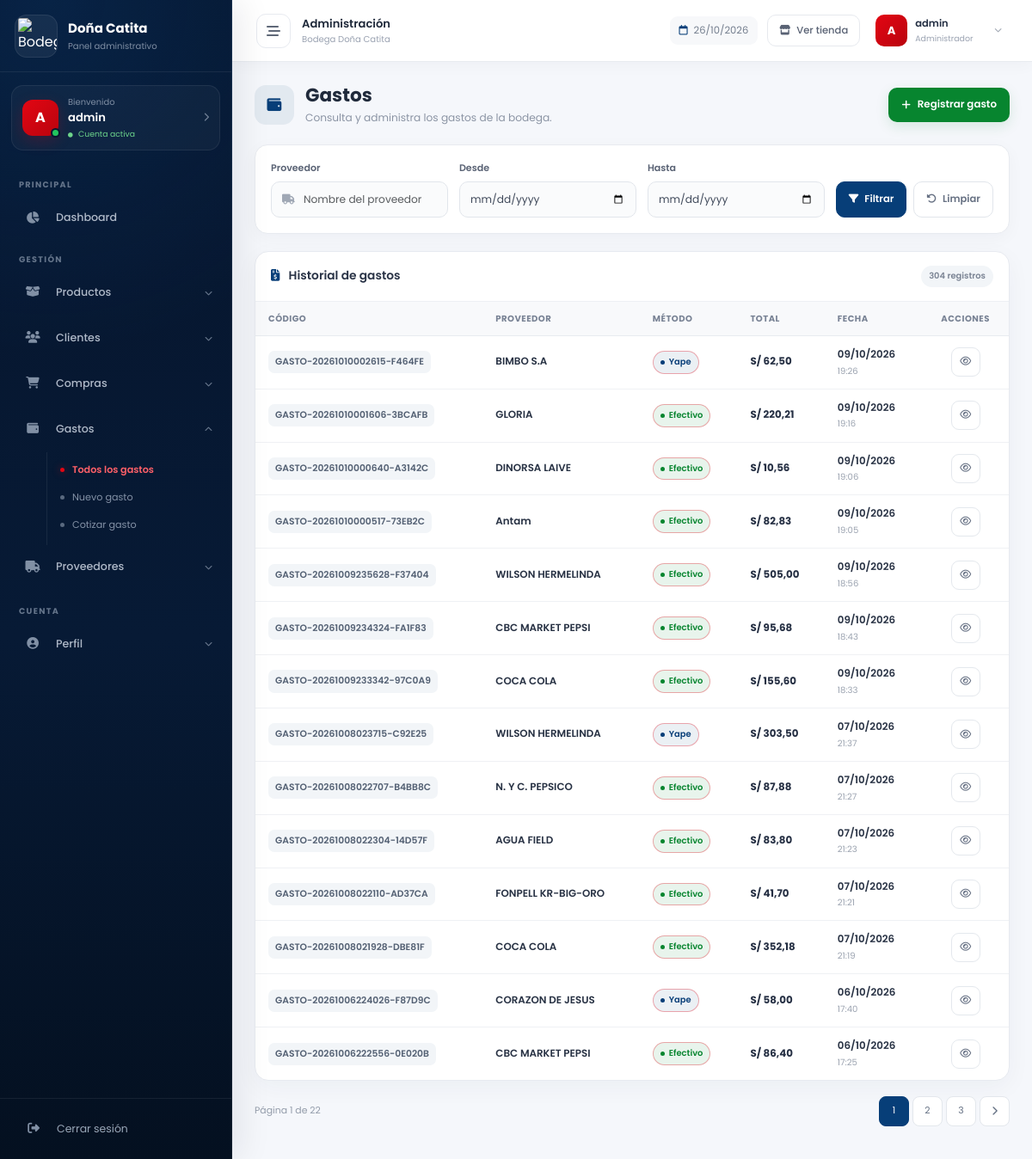
Before: /gastos/lista-gastos/ (signed in) with the older database file.
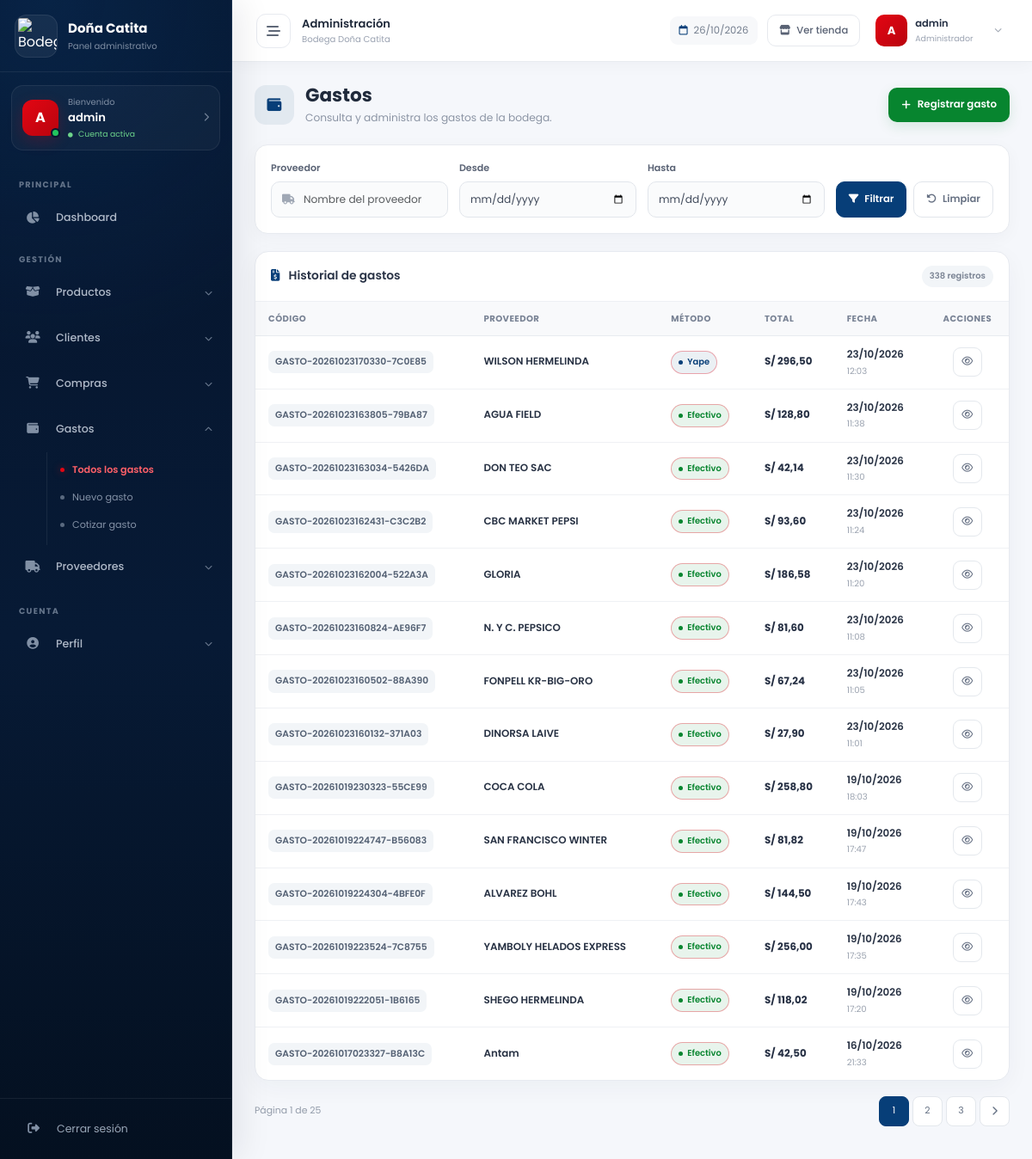
After: the same page with the newer database file.
### gastos/models.py (models this page shows, shortened)
class Gasto(models.Model):
    TIPO_COMPRA_CHOICES = [
        ('yape', 'Yape'),
        ('efectivo', 'Efectivo'),
        ('fiado', 'Fiado'),
    ]
    codigo = models.CharField(max_length=50, unique=True)
    proveedor = models.ForeignKey(Proveedor, on_delete=models.PROTECT)
    user = models.ForeignKey(settings.AUTH_USER_MODEL, on_delete=models.SET_NULL, null=True, blank=True)
    fecha = models.DateTimeField(auto_now_add=True)
    tipo_compra = models.CharField(max_length=20, choices=TIPO_COMPRA_CHOICES, default='efectivo')
    total = models.DecimalField(max_digits=12, decimal_places=2, default=Decimal('0.00'))
    percepcion = models.DecimalField(max_digits=12, decimal_places=2, default=Decimal('0.00'))
    descripcion = models.TextField(blank=True)
    boletas_storage = FileSystemStorage(
        location=os.path.join(settings.BASE_DIR, 'static', 'img', 'boletas'),
        base_url='/' + os.path.join(settings.STATIC_URL.strip('/'), 'img', 'boletas') + '/',
    )
    imagen = models.FileField(upload_to='', storage=boletas_storage, blank=True, null=True)

class Proveedor(models.Model):
    nombre = models.CharField(max_length=150)
    email = models.EmailField(blank=True)
    telefono = models.CharField(max_length=20, blank=True)
    direccion = models.TextField(blank=True)
    activo = models.BooleanField(default=True)
    fecha_registro = models.DateTimeField(auto_now_add=True)
    class Meta:
        ordering = ['-fecha_registro']
        verbose_name_plural = 'Proveedores'

### gastos/views.py (the view, shortened to what this page needs)
# urls.py: path('lista-gastos/', views.lista_gastos, name='lista_gastos'),
@login_required
def lista_gastos(request):
    gastos = Gasto.objects.select_related('proveedor').order_by('-fecha')
    proveedor = request.GET.get('proveedor', '').strip()
    fecha_inicio_raw = request.GET.get('fecha_inicio', '').strip()
    fecha_fin_raw = request.GET.get('fecha_fin', '').strip()
    if fecha_inicio_raw.lower() == 'none':
        fecha_inicio_raw = ''
    if fecha_fin_raw.lower() == 'none':
        fecha_fin_raw = ''
    fecha_inicio = fecha_inicio_raw
    fecha_fin = fecha_fin_raw
    if proveedor:
        gastos = gastos.filter(
            proveedor__nombre__icontains=proveedor
        )
    paginator = Paginator(gastos, 14)
    page = request.GET.get('page')
    page_obj = paginator.get_page(page)
    return render(request, 'listaGastos.html', {
        'gastos': page_obj,
        'page_obj': page_obj,
        'proveedor': proveedor,
        'fecha_inicio': fecha_inicio,
        'fecha_fin': fecha_fin,
    })

### gastos/templates/listaGastos.html (shortened to what the changed rows need)
{% extends 'dashboard_base.html' %}
{% block content %}
<div class="dc-list-page">
  <div class="dc-page-header">
    <div class="dc-page-heading">
      <div>
        <h1>Gastos</h1>
      </div>
    </div>
  </div>
  <div class="dc-table-card">
    <div class="dc-table-card-header">
      <h2>
        <i class="fa-solid fa-file-invoice-dollar"></i>
        Historial de gastos
      </h2>
      {% if page_obj %}
      <span class="dc-table-count">
        {{ page_obj.paginator.count }} registros
      </span>
      {% endif %}
    </div>
    {% if gastos %}
    <div class="dc-table-responsive">
      <table class="dc-admin-table">
        <thead>
          <tr>
            <th>Código</th>
            <th>Proveedor</th>
            <th>Método</th>
            <th>Total</th>
            <th>Fecha</th>
            <th class="text-center">Acciones</th>
          </tr>
        </thead>
        <tbody>
          {% for gasto in gastos %}
          <tr>
            <td data-label="Código">
              <span class="dc-code">
                {{ gasto.codigo }}
              </span>
            </td>
            <td data-label="Proveedor">
              {% if gasto.proveedor %}
              <span class="dc-record-title">
                {{ gasto.proveedor.nombre }}
              </span>
              {% else %}
              <span class="text-muted">
                Sin proveedor
              </span>
              {% endif %}
            </td>
            <td data-label="Método">
              {% if gasto.tipo_compra == 'yape' %}
              <span class="dc-badge dc-badge-blue">
                {{ gasto.get_tipo_compra_display }}
              </span>
              {% elif gasto.tipo_compra == 'efectivo' %}
              <span class="dc-badge dc-badge-green">
                {{ gasto.get_tipo_compra_display }}
              </span>
              {% elif gasto.tipo_compra == 'fiado' %}
              <span class="dc-badge dc-badge-warning">
                {{ gasto.get_tipo_compra_display }}
              </span>
              {% else %}
              <span class="dc-badge dc-badge-neutral">
                {{ gasto.get_tipo_compra_display }}
              </span>
              {% endif %}
            </td>
            <td data-label="Total">
              <span class="dc-money">
                S/ {{ gasto.total|floatformat:2 }}
              </span>
            </td>
            <td data-label="Fecha">
              <span class="dc-record-title">
                {{ gasto.fecha|date:'d/m/Y' }}
              </span>
              <span class="dc-record-subtitle">
                {{ gasto.fecha|date:'H:i' }}
              </span>
            </td>
            <td data-label="Acciones">
              <div class="dc-table-actions">
                <a href="{% url 'detalle_gasto' gasto.pk %}" class="dc-action-btn dc-action-view" title="Ver detalle"
                  aria-label="Ver detalle">
                  <i class="fa-regular fa-eye"></i>
                </a>
              </div>
            </td>
          </tr>
          {% endfor %}
        </tbody>
      </table>
    </div>
    {% endif %}
  </div>
  {% if page_obj.paginator.num_pages > 1 %}
  <div class="dc-pagination-wrapper">
    <span class="dc-pagination-info">
      Página {{ page_obj.number }}
      de {{ page_obj.paginator.num_pages }}
    </span>
    <nav aria-label="Paginación">
      <ul class="pagination dc-pagination">
        {% for num in page_obj.paginator.page_range %}
        {% if num == page_obj.number %}
        <li class="page-item active">
          <span class="page-link">
            {{ num }}
          </span>
        </li>
        {% elif num >= page_obj.number|add:'-2' and num <= page_obj.number|add:'2' %} <li class="page-item">
          <a class="page-link"
            href="?proveedor={{ request.GET.proveedor|default:''|urlencode }}&fecha_inicio={{ request.GET.fecha_inicio|default:''|urlencode }}&fecha_fin={{ request.GET.fecha_fin|default:''|urlencode }}&page={{ num }}">
            {{ num }}
          </a>
          </li>
          {% endif %}
          {% endfor %}
          {% if page_obj.has_next %}
          <li class="page-item">
            <a class="page-link"
              href="?proveedor={{ request.GET.proveedor|default:''|urlencode }}&fecha_inicio={{ request.GET.fecha_inicio|default:''|urlencode }}&fecha_fin={{ request.GET.fecha_fin|default:''|urlencode }}&page={{ page_obj.next_page_number }}"
              aria-label="Página siguiente">
              <i class="fa-solid fa-chevron-right"></i>
            </a>
          </li>
          {% endif %}
      </ul>
    </nav>
  </div>
  {% endif %}
</div>
{% endblock %}

Changed rows visible on the page:
no longer on this page (row unchanged): Gasto: codigo "GASTO-20261010002615-F464FE", proveedor.nombre "BIMBO S.A", tipo_compra "Yape", total "62,50", fecha "09/10/2026", fecha "19:26"
no longer on this page (row unchanged): Gasto: codigo "GASTO-20261010001606-3BCAFB", proveedor.nombre "GLORIA", tipo_compra "Efectivo", total "220,21", fecha "09/10/2026", fecha "19:16"
no longer on this page (row unchanged): Gasto: codigo "GASTO-20261010000640-A3142C", proveedor.nombre "DINORSA LAIVE", tipo_compra "Efectivo", total "10,56", fecha "09/10/2026", fecha "19:06"
no longer on this page (row unchanged): Gasto: codigo "GASTO-20261010000517-73EB2C", proveedor.nombre "Antam", tipo_compra "Efectivo", total "82,83", fecha "09/10/2026", fecha "19:05"
no longer on this page (row unchanged): Gasto: codigo "GASTO-20261009235628-F37404", proveedor.nombre "WILSON HERMELINDA", tipo_compra "Efectivo", total "505,00", fecha "09/10/2026", fecha "18:56"
no longer on this page (row unchanged): Gasto: codigo "GASTO-20261009234324-FA1F83", proveedor.nombre "CBC MARKET PEPSI", tipo_compra "Efectivo", total "95,68", fecha "09/10/2026", fecha "18:43"
no longer on this page (row unchanged): Gasto: codigo "GASTO-20261009233342-97C0A9", proveedor.nombre "COCA COLA", tipo_compra "Efectivo", total "155,60", fecha "09/10/2026", fecha "18:33"
no longer on this page (row unchanged): Gasto: codigo "GASTO-20261008023715-C92E25", proveedor.nombre "WILSON HERMELINDA", tipo_compra "Yape", total "303,50", fecha "07/10/2026", fecha "21:37"
no longer on this page (row unchanged): Gasto: codigo "GASTO-20261008022707-B4BB8C", proveedor.nombre "N. Y C. PEPSICO", tipo_compra "Efectivo", total "87,88", fecha "07/10/2026", fecha "21:27"
no longer on this page (row unchanged): Gasto: codigo "GASTO-20261008022304-14D57F", proveedor.nombre "AGUA FIELD", tipo_compra "Efectivo", total "83,80", fecha "07/10/2026", fecha "21:23"
no longer on this page (row unchanged): Gasto: codigo "GASTO-20261008022110-AD37CA", proveedor.nombre "FONPELL KR-BIG-ORO", tipo_compra "Efectivo", total "41,70", fecha "07/10/2026", fecha "21:21"
no longer on this page (row unchanged): Gasto: codigo "GASTO-20261008021928-DBE81F", proveedor.nombre "COCA COLA", tipo_compra "Efectivo", total "352,18", fecha "07/10/2026", fecha "21:19"
no longer on this page (row unchanged): Gasto: codigo "GASTO-20261006224026-F87D9C", proveedor.nombre "CORAZON DE JESUS", tipo_compra "Yape", total "58,00", fecha "06/10/2026", fecha "17:40"
no longer on this page (row unchanged): Gasto: codigo "GASTO-20261006222556-0E020B", proveedor.nombre "CBC MARKET PEPSI", tipo_compra "Efectivo", total "86,40", fecha "06/10/2026", fecha "17:25"
added Gasto: codigo "GASTO-20261023170330-7C0E85", proveedor.nombre "WILSON HERMELINDA", tipo_compra "Yape", total "296,50", fecha "23/10/2026", fecha "12:03"
added Gasto: codigo "GASTO-20261023163805-79BA87", proveedor.nombre "AGUA FIELD", tipo_compra "Efectivo", total "128,80", fecha "23/10/2026", fecha "11:38"
added Gasto: codigo "GASTO-20261023163034-5426DA", proveedor.nombre "DON TEO SAC", tipo_compra "Efectivo", total "42,14", fecha "23/10/2026", fecha "11:30"
added Gasto: codigo "GASTO-20261023162431-C3C2B2", proveedor.nombre "CBC MARKET PEPSI", tipo_compra "Efectivo", total "93,60", fecha "23/10/2026", fecha "11:24"
added Gasto: codigo "GASTO-20261023162004-522A3A", proveedor.nombre "GLORIA", tipo_compra "Efectivo", total "186,58", fecha "23/10/2026", fecha "11:20"
added Gasto: codigo "GASTO-20261023160824-AE96F7", proveedor.nombre "N. Y C. PEPSICO", tipo_compra "Efectivo", total "81,60", fecha "23/10/2026", fecha "11:08"
added Gasto: codigo "GASTO-20261023160502-88A390", proveedor.nombre "FONPELL KR-BIG-ORO", tipo_compra "Efectivo", total "67,24", fecha "23/10/2026", fecha "11:05"
added Gasto: codigo "GASTO-20261023160132-371A03", proveedor.nombre "DINORSA LAIVE", tipo_compra "Efectivo", total "27,90", fecha "23/10/2026", fecha "11:01"
added Gasto: codigo "GASTO-20261019230323-55CE99", proveedor.nombre "COCA COLA", tipo_compra "Efectivo", total "258,80", fecha "19/10/2026", fecha "18:03"
added Gasto: codigo "GASTO-20261019224747-B56083", proveedor.nombre "SAN FRANCISCO WINTER", tipo_compra "Efectivo", total "81,82", fecha "19/10/2026", fecha "17:47"
added Gasto: codigo "GASTO-20261019224304-4BFE0F", proveedor.nombre "ALVAREZ BOHL", tipo_compra "Efectivo", total "144,50", fecha "19/10/2026", fecha "17:43"
added Gasto: codigo "GASTO-20261019223524-7C8755", proveedor.nombre "YAMBOLY HELADOS EXPRESS", tipo_compra "Efectivo", total "256,00", fecha "19/10/2026", fecha "17:35"
added Gasto: codigo "GASTO-20261019222051-1B6165", proveedor.nombre "SHEGO HERMELINDA", tipo_compra "Efectivo", total "118,02", fecha "19/10/2026", fecha "17:20"
added Gasto: codigo "GASTO-20261017023327-B8A13C", proveedor.nombre "Antam", tipo_compra "Efectivo", total "42,50", fecha "16/10/2026", fecha "21:33"
Other visible differences:
{{ page_obj.paginator.count }}: "304" → "338"
{{ page_obj.paginator.num_pages }}: "22" → "25"
